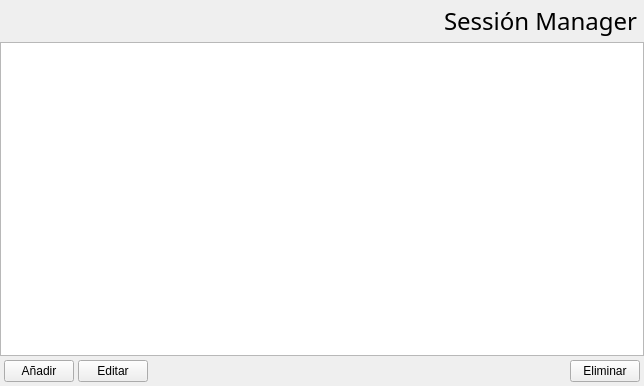
<?xml version="1.0" encoding="UTF-8"?>
<ui version="4.0">
 <class>Sesion</class>
 <widget class="QMainWindow" name="Sesion">
  <property name="geometry">
   <rect>
    <x>0</x>
    <y>0</y>
    <width>644</width>
    <height>386</height>
   </rect>
  </property>
  <property name="windowTitle">
   <string>Sesion</string>
  </property>
  <widget class="QWidget" name="centralWidget">
   <property name="sizePolicy">
    <sizepolicy hsizetype="Preferred" vsizetype="Minimum">
     <horstretch>0</horstretch>
     <verstretch>0</verstretch>
    </sizepolicy>
   </property>
   <layout class="QVBoxLayout" name="verticalLayout">
    <property name="spacing">
     <number>4</number>
    </property>
    <property name="leftMargin">
     <number>0</number>
    </property>
    <property name="topMargin">
     <number>4</number>
    </property>
    <property name="rightMargin">
     <number>0</number>
    </property>
    <property name="bottomMargin">
     <number>4</number>
    </property>
    <item>
     <layout class="QHBoxLayout" name="horizontalLayout">
      <property name="sizeConstraint">
       <enum>QLayout::SetMaximumSize</enum>
      </property>
      <item>
       <spacer name="horizontalSpacer">
        <property name="orientation">
         <enum>Qt::Horizontal</enum>
        </property>
        <property name="sizeHint" stdset="0">
         <size>
          <width>40</width>
          <height>20</height>
         </size>
        </property>
       </spacer>
      </item>
      <item>
       <widget class="QLabel" name="label">
        <property name="font">
         <font>
          <family>Space Age</family>
          <pointsize>18</pointsize>
         </font>
        </property>
        <property name="text">
         <string>Sessión Manager </string>
        </property>
       </widget>
      </item>
     </layout>
    </item>
    <item>
     <widget class="QTableWidget" name="tableWidget">
      <attribute name="horizontalHeaderVisible">
       <bool>false</bool>
      </attribute>
      <attribute name="horizontalHeaderCascadingSectionResizes">
       <bool>true</bool>
      </attribute>
     </widget>
    </item>
    <item>
     <layout class="QHBoxLayout" name="horizontalLayout_2">
      <property name="spacing">
       <number>4</number>
      </property>
      <item>
       <spacer name="horizontalSpacer_4">
        <property name="orientation">
         <enum>Qt::Horizontal</enum>
        </property>
        <property name="sizeType">
         <enum>QSizePolicy::Maximum</enum>
        </property>
        <property name="sizeHint" stdset="0">
         <size>
          <width>4</width>
          <height>0</height>
         </size>
        </property>
       </spacer>
      </item>
      <item>
       <widget class="QPushButton" name="btnAnhadir">
        <property name="maximumSize">
         <size>
          <width>70</width>
          <height>16777215</height>
         </size>
        </property>
        <property name="text">
         <string>Añadir</string>
        </property>
       </widget>
      </item>
      <item>
       <widget class="QPushButton" name="btnEditar">
        <property name="maximumSize">
         <size>
          <width>70</width>
          <height>16777215</height>
         </size>
        </property>
        <property name="text">
         <string>Editar</string>
        </property>
       </widget>
      </item>
      <item>
       <spacer name="horizontalSpacer_3">
        <property name="orientation">
         <enum>Qt::Horizontal</enum>
        </property>
        <property name="sizeHint" stdset="0">
         <size>
          <width>40</width>
          <height>20</height>
         </size>
        </property>
       </spacer>
      </item>
      <item>
       <widget class="QPushButton" name="btnEliminar">
        <property name="maximumSize">
         <size>
          <width>70</width>
          <height>16777215</height>
         </size>
        </property>
        <property name="text">
         <string>Eliminar</string>
        </property>
       </widget>
      </item>
      <item>
       <spacer name="horizontalSpacer_5">
        <property name="orientation">
         <enum>Qt::Horizontal</enum>
        </property>
        <property name="sizeType">
         <enum>QSizePolicy::Maximum</enum>
        </property>
        <property name="sizeHint" stdset="0">
         <size>
          <width>4</width>
          <height>0</height>
         </size>
        </property>
       </spacer>
      </item>
     </layout>
    </item>
   </layout>
  </widget>
 </widget>
 <layoutdefault spacing="6" margin="11"/>
 <resources/>
 <connections/>
</ui>
